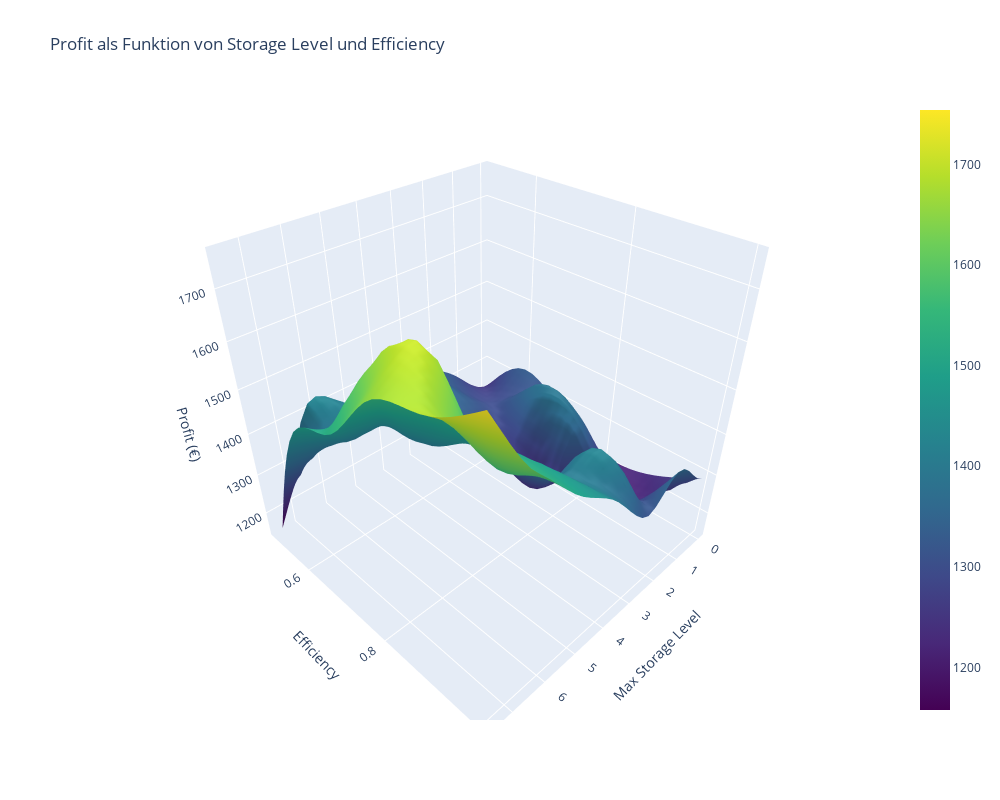

The cell this chart's notebook holds for it:
### Markdown cell above
#### Visualize Ergebnisse

### Code cell
import plotly.graph_objects as go
import numpy as np
from scipy.interpolate import griddata

# Deine Originaldaten als NumPy-Arrays
x = np.array(x_axis)  # Max Storage Level
y = np.array(y_axis)  # Efficiency
z = np.array(profit)  # Profit

# Erstelle ein regelmäßiges Raster für x und y
x_lin = np.linspace(min(x), max(x), 30)  # 30 Punkte auf der x-Achse
y_lin = np.linspace(min(y), max(y), 30)  # 30 Punkte auf der y-Achse
x_grid, y_grid = np.meshgrid(x_lin, y_lin)

# Interpolation der Profit-Daten auf das Raster
z_grid = griddata((x, y), z, (x_grid, y_grid), method='cubic')

# 3D-Plot erstellen
fig = go.Figure(data=[go.Surface(x=x_grid, y=y_grid, z=z_grid, colorscale="Viridis")])

# Achsentitel setzen
fig.update_layout(
    title="Profit als Funktion von Storage Level und Efficiency",
    scene=dict(
        xaxis_title="Max Storage Level",
        yaxis_title="Efficiency",
        zaxis_title="Profit (€)"
    ),
    width=1000,  # Breite in Pixel
    height=800   # Höhe in Pixel
)


fig.show()

### Figure 1 — Plotly figure (JSON) as saved in the notebook; plotly's stock layout.template omitted (floating-point values rounded to 4 significant figures; data arrays with more than 128 entries replaced by an {"elided": "..."} marker saying what was removed)
{"data": [{"colorscale": [[0, "#440154"], [0.1111, "#482878"], [0.2222, "#3e4989"], [0.3333, "#31688e"], [0.4444, "#26828e"], [0.5556, "#1f9e89"], [0.6667, "#35b779"], [0.7778, "#6ece58"], [0.8889, "#b5de2b"], [1, "#fde725"]], "type": "surface", "x": {"elided": "30x30 float values"}, "y": {"elided": "30x30 float values"}, "z": {"elided": "30x30 float values"}}], "layout": {"height": 800, "scene": {"xaxis": {"title": {"text": "Max Storage Level"}}, "yaxis": {"title": {"text": "Efficiency"}}, "zaxis": {"title": {"text": "Profit (€)"}}}, "title": {"text": "Profit als Funktion von Storage Level und Efficiency"}, "width": 1000}}
